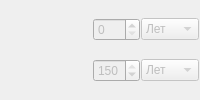
                         <widget class="QWidget" name="pgFilterAge">
                          <property name="focusPolicy">
                           <enum>Qt::ClickFocus</enum>
                          </property>
                          <layout class="QGridLayout" name="gridLayout_28">
                           <property name="leftMargin">
                            <number>0</number>
                           </property>
                           <property name="topMargin">
                            <number>1</number>
                           </property>
                           <property name="rightMargin">
                            <number>1</number>
                           </property>
                           <property name="bottomMargin">
                            <number>1</number>
                           </property>
                           <property name="spacing">
                            <number>1</number>
                           </property>
                           <item row="0" column="3">
                            <widget class="CComboBox" name="cmbFilterBegAge">
                             <property name="enabled">
                              <bool>false</bool>
                             </property>
                             <property name="sizePolicy">
                              <sizepolicy hsizetype="Preferred" vsizetype="Fixed">
                               <horstretch>0</horstretch>
                               <verstretch>0</verstretch>
                              </sizepolicy>
                             </property>
                             <item>
                              <property name="text">
                               <string>Лет</string>
                              </property>
                             </item>
                             <item>
                              <property name="text">
                               <string>Мес</string>
                              </property>
                             </item>
                             <item>
                              <property name="text">
                               <string>Нед</string>
                              </property>
                             </item>
                             <item>
                              <property name="text">
                               <string>Дней</string>
                              </property>
                             </item>
                            </widget>
                           </item>
                           <item row="0" column="2">
                            <widget class="QSpinBox" name="edtFilterBegAge">
                             <property name="enabled">
                              <bool>false</bool>
                             </property>
                             <property name="sizePolicy">
                              <sizepolicy hsizetype="Preferred" vsizetype="Fixed">
                               <horstretch>0</horstretch>
                               <verstretch>0</verstretch>
                              </sizepolicy>
                             </property>
                             <property name="maximum">
                              <number>150</number>
                             </property>
                            </widget>
                           </item>
                           <item row="1" column="3">
                            <widget class="CComboBox" name="cmbFilterEndAge">
                             <property name="enabled">
                              <bool>false</bool>
                             </property>
                             <property name="sizePolicy">
                              <sizepolicy hsizetype="Preferred" vsizetype="Fixed">
                               <horstretch>0</horstretch>
                               <verstretch>0</verstretch>
                              </sizepolicy>
                             </property>
                             <item>
                              <property name="text">
                               <string>Лет</string>
                              </property>
                             </item>
                             <item>
                              <property name="text">
                               <string>Мес</string>
                              </property>
                             </item>
                             <item>
                              <property name="text">
                               <string>Нед</string>
                              </property>
                             </item>
                             <item>
                              <property name="text">
                               <string>Дней</string>
                              </property>
                             </item>
                            </widget>
                           </item>
                           <item row="1" column="2">
                            <widget class="QSpinBox" name="edtFilterEndAge">
                             <property name="enabled">
                              <bool>false</bool>
                             </property>
                             <property name="sizePolicy">
                              <sizepolicy hsizetype="Preferred" vsizetype="Fixed">
                               <horstretch>0</horstretch>
                               <verstretch>0</verstretch>
                              </sizepolicy>
                             </property>
                             <property name="maximum">
                              <number>150</number>
                             </property>
                             <property name="value">
                              <number>150</number>
                             </property>
                            </widget>
                           </item>
                           <item row="0" column="1">
                            <spacer name="horizontalSpacer_2">
                             <property name="orientation">
                              <enum>Qt::Horizontal</enum>
                             </property>
                             <property name="sizeHint" stdset="0">
                              <size>
                               <width>40</width>
                               <height>20</height>
                              </size>
                             </property>
                            </spacer>
                           </item>
                          </layout>
                         </widget>
